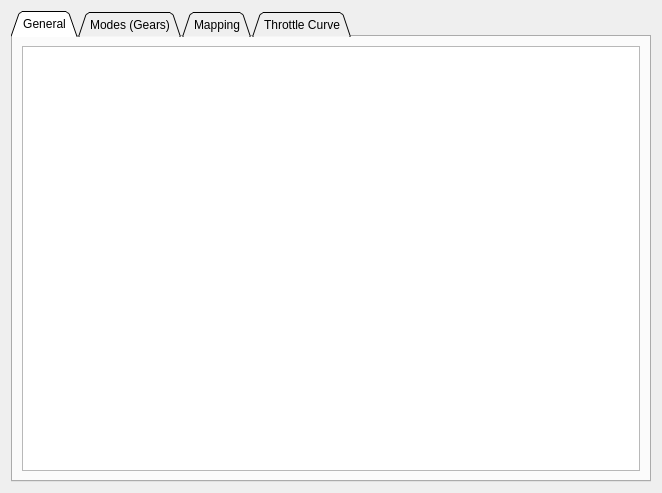
<?xml version="1.0" encoding="UTF-8"?>
<ui version="4.0">
 <class>PageAppEv</class>
 <widget class="QWidget" name="PageAppEv">
  <property name="geometry">
   <rect>
    <x>0</x>
    <y>0</y>
    <width>662</width>
    <height>493</height>
   </rect>
  </property>
  <property name="windowTitle">
   <string>Form</string>
  </property>
  <layout class="QVBoxLayout" name="verticalLayout">
   <item>
    <widget class="QTabWidget" name="tabWidget">
     <property name="tabShape">
      <enum>QTabWidget::Triangular</enum>
     </property>
     <property name="currentIndex">
      <number>0</number>
     </property>
     <widget class="QWidget" name="tab">
      <attribute name="title">
       <string>General</string>
      </attribute>
      <layout class="QVBoxLayout" name="verticalLayout_2">
       <item>
        <widget class="ParamTable" name="generalTab"/>
       </item>
      </layout>
     </widget>
     <widget class="QWidget" name="tab_4">
      <attribute name="title">
       <string>Modes (Gears)</string>
      </attribute>
      <layout class="QVBoxLayout" name="verticalLayout_5">
       <item>
        <widget class="ParamTable" name="gearsTab"/>
       </item>
       <item>
        <widget class="ErpmCalculator" name="erpmCalculator" native="true"/>
       </item>
      </layout>
     </widget>
     <widget class="QWidget" name="tab_2">
      <attribute name="title">
       <string>Mapping</string>
      </attribute>
      <layout class="QVBoxLayout" name="verticalLayout_3">
       <item>
        <widget class="ParamTable" name="mappingTab"/>
       </item>
       <item>
        <widget class="AdcMapEv" name="adcMapEv" native="true"/>
       </item>
      </layout>
     </widget>
     <widget class="QWidget" name="tab_3">
      <attribute name="title">
       <string>Throttle Curve</string>
      </attribute>
      <layout class="QVBoxLayout" name="verticalLayout_4">
       <item>
        <widget class="ParamTable" name="throttleCurveTab">
         <property name="sizePolicy">
          <sizepolicy hsizetype="Expanding" vsizetype="Fixed">
           <horstretch>0</horstretch>
           <verstretch>0</verstretch>
          </sizepolicy>
         </property>
         <property name="maximumSize">
          <size>
           <width>16777215</width>
           <height>100</height>
          </size>
         </property>
        </widget>
       </item>
       <item>
        <widget class="QCustomPlot" name="throttlePlot" native="true">
         <property name="sizePolicy">
          <sizepolicy hsizetype="Preferred" vsizetype="MinimumExpanding">
           <horstretch>0</horstretch>
           <verstretch>0</verstretch>
          </sizepolicy>
         </property>
        </widget>
       </item>
      </layout>
     </widget>
    </widget>
   </item>
  </layout>
 </widget>
 <customwidgets>
  <customwidget>
   <class>ParamTable</class>
   <extends>QTableWidget</extends>
   <header>widgets/paramtable.h</header>
  </customwidget>
  <customwidget>
   <class>QCustomPlot</class>
   <extends>QWidget</extends>
   <header>widgets/qcustomplot.h</header>
   <container>1</container>
  </customwidget>
  <customwidget>
   <class>AdcMapEv</class>
   <extends>QWidget</extends>
   <header>widgets/adcmapev.h</header>
   <container>1</container>
  </customwidget>
  <customwidget>
   <class>ErpmCalculator</class>
   <extends>QWidget</extends>
   <header>widgets/erpmcalculator.h</header>
   <container>1</container>
  </customwidget>
 </customwidgets>
 <resources/>
 <connections/>
</ui>
